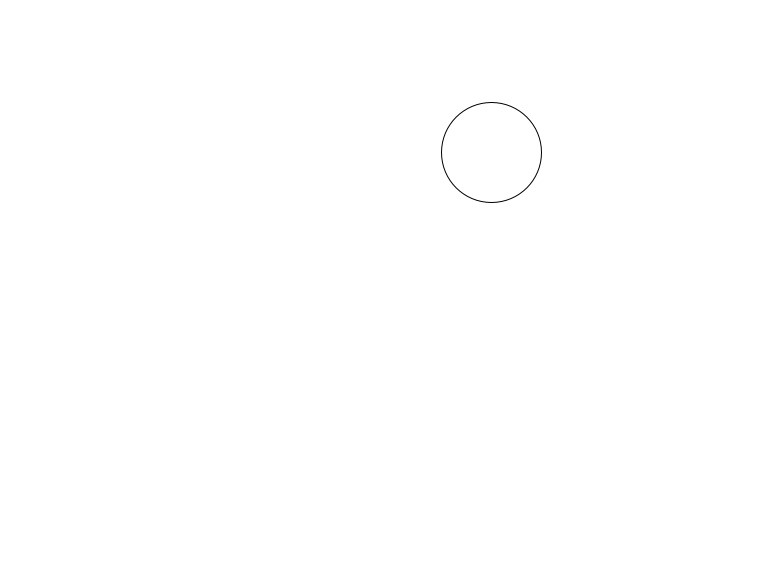
Frame 1 (no input)
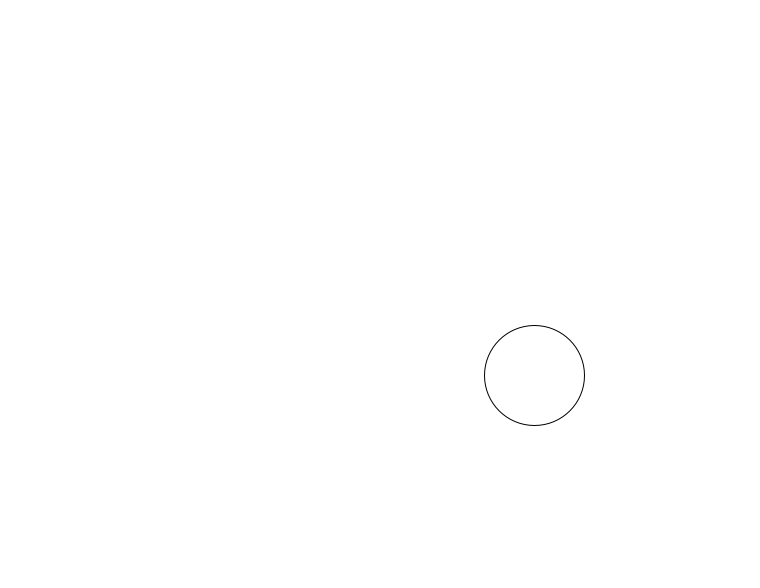
Frame 60 (the mouse pressed at the canvas centre just before this capture)
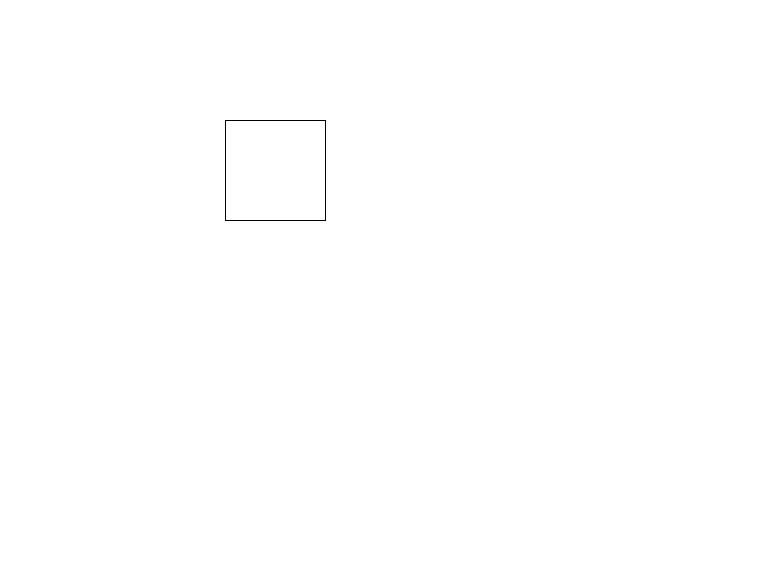
Frame 120 (the mouse held since frame 60 and released just before this capture)

The Processing sketch that drew these frames (run headless with seeded random() and noise(); from frame 60 on, the mouse is pressed at the canvas centre):

// Processing sketch: millis_loop_skeleton
// ── millis_loop_skeleton.pde
int startTime;

Scene s1;
Scene s2;
Scene s3;

void setup() {
  size(760, 588);
  background(255);
  s1 = new Scene(width, height, 100);
  s2 = new Scene(width, height, 100);
  s3 = new Scene(width, height, 100);
}

void draw() {
  background(255);
  
  //int m = millis();
  int m = millis() - startTime; // if you want to loop

  if (m < 2000) { // 2 secs
    s1.displayEllipse();
  } 
  
  else if (m < 5000) { // 5 secs
    s2.displayRect();
  } 
  
  else if (m < 10000) { // 10 secs
    s3.displayLine();
  } 
  
  else if (m >= 10000) {
    startTime = millis(); // reset millis
  }
  
}

// ── Scene.pde
class Scene {

  float x, y, diam;
  
  Scene(float tempX, float tempY, float tempDiam) {
    x = tempX;
    y = tempY;
    diam = tempDiam;
  }
  
  void displayRect() {
    rect(random(x), random(y), diam, diam);
  }
  
  void displayEllipse() {
    ellipse(random(x), random(y), diam, diam);
  }
  
  void displayLine() {
    float p = random(x); 
    line(p, 0, p, y);
  }
  

}

// ── Scene1.pde
class Scene1 {

  float x, y, diam;
  
  Scene1(float tempX, float tempY, float tempDiam) {
    x = tempX;
    y = tempY;
    diam = tempDiam;
  }
  void displayScene() {
    ellipse(random(x), random(y), diam, diam);
  }


}

// ── Scene2.pde
class Scene2 {

  float x, y, diam;
  
  Scene2(float tempX, float tempY, float tempDiam) {
    x = tempX;
    y = tempY;
    diam = tempDiam;
  }
  
  void displayScene() {
    rect(random(x), random(y), diam, diam);
  }

}

// ── Scene3.pde
class Scene3 {

  float x, y;
  
  Scene3(float tempX, float tempY) {
    x = tempX;
    y = tempY;
  }
  
  void displayScene() {
    line(random(x), 0, random(x), y);
  }


}
